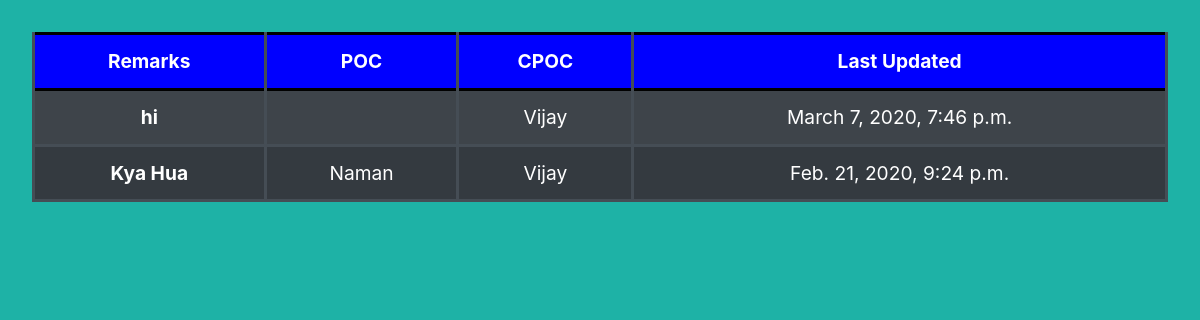
/placement/remarks/11/, run on the app's committed database.
### diary/models.py (models this page shows, shortened)
class remarks(models.Model):
    company = models.ForeignKey(company,on_delete=models.CASCADE,default=0)
    remark = models.TextField()
    datetime = models.DateTimeField(auto_now=True)
    CPOC = models.CharField(max_length=100)
    POC = models.CharField(max_length=100)

### diary/views.py (the view)
# urls.py: url(r'^placement/remarks/(?P<pk>\d+)/$', views.getremarks, name='premarks'),
def getremarks(request,pk):
    c = company.objects.get(pk=pk)
    remark = remarks.objects.filter(company=c).order_by('datetime').reverse()
    return render(request,'diary/company_remarks.html',{'remark':remark})

### diary/templates/diary/company_remarks.html (shortened to what this page needs)
<!DOCTYPE html>
<html>
<head>
	<link rel="stylesheet" href="https://stackpath.bootstrapcdn.com/bootstrap/4.4.1/css/bootstrap.min.css">
</head>
<body style="padding: 2rem; background-color: #1eb2a6;">
	<table class="table table-hover table-striped table-dark">
  <thead>
    <tr style="background-color: blue;">
      <th scope="col"><center>Remarks</center></th>
      <th scope="col"><center>POC</center></th>
      <th scope="col"><center>CPOC</center></th>
      <th scope="col"><center>Last Updated</center></th>
    </tr>
  </thead>
  <tbody>
    {%for remark in remark%}
    <tr>
      <th scope="row"><center>{{remark.remark}}</center></th>
      <td><center>{{remark.POC}}</center></td>
      <td><center>{{remark.CPOC}}</center></td>
      <td><center>{{remark.datetime}}</center></td>
    </tr>
    {%endfor%}
</tbody>
</table>
</body>
</html>

### diary/templates/diary/company_remarks.html (style rules this page uses)
table, td, th, thead { border: 3px solid black; }
th, td { font-size: 1.2em; }

### data on the page
remarks: remark "hi", CPOC "Vijay", datetime "March 7, 2020, 7:46 p.m."
remarks: remark "Kya Hua", POC "Naman", CPOC "Vijay", datetime "Feb. 21, 2020, 9:24 p.m."
